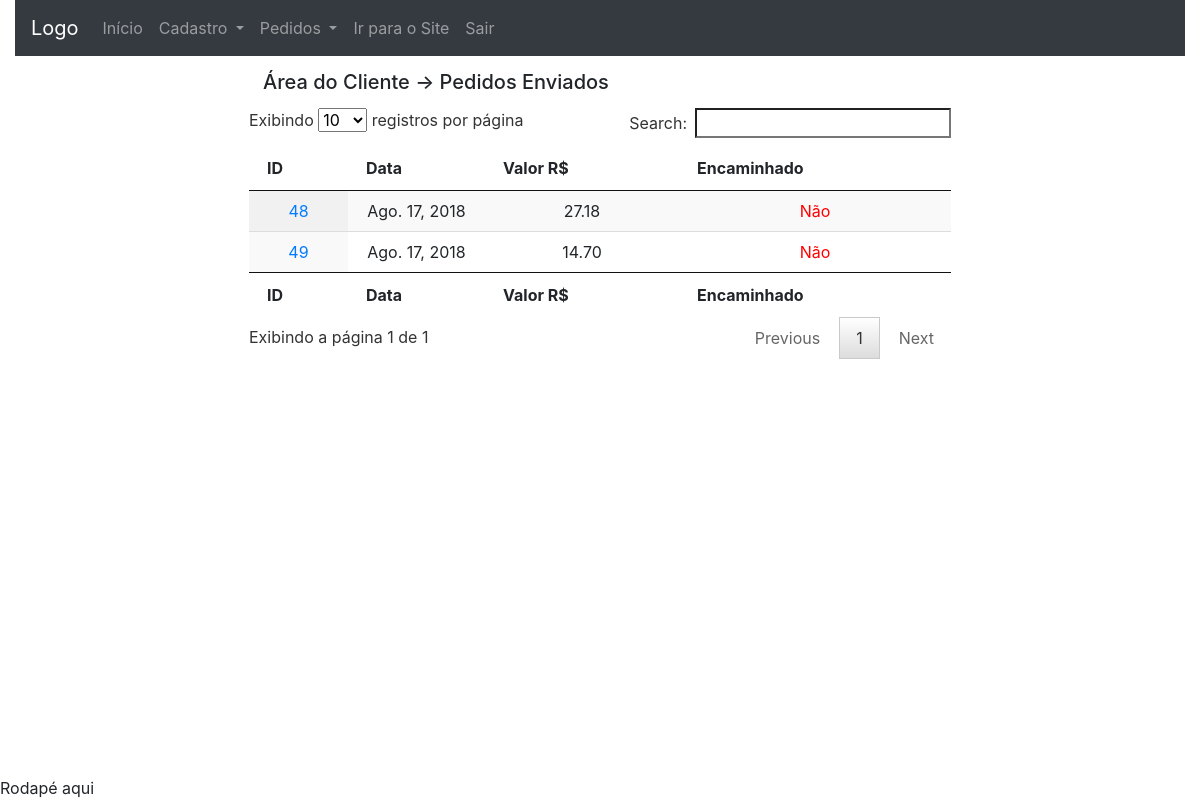
Before: /area_do_cliente/my_orders/ (signed in) with the older database file.
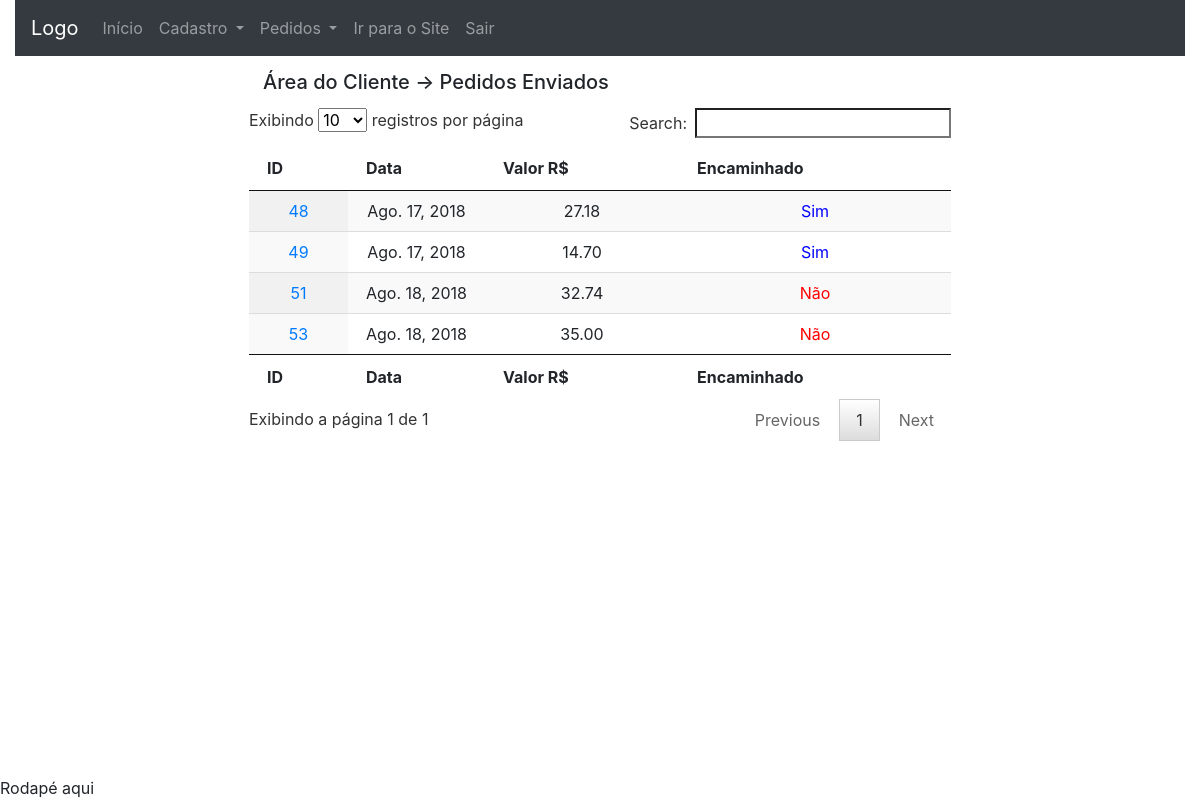
After: the same page with the newer database file.
### checkout/models.py (models this page shows, shortened)
class Order(models.Model):
	date = models.DateField(default=date.today, editable=False)
	value = models.DecimalField('Valor R$', max_digits=10,
		decimal_places=2, default=0)
	user = models.ForeignKey(User, on_delete=models.CASCADE,
		null=True, blank=True)
	delivery_address_is_the_same = models.BooleanField(
		verbose_name='Entregar no endereço cadastrado',
		default=True,
		blank=True)
	logradouro = models.CharField('Rua/Avenida', max_length=100,
		null=True, blank=True, default='')
	numero = models.CharField('Número', max_length=100,
		null=True, blank=True, default='')
	cep = models.CharField('CEP', max_length=10, null=True,
		blank=True, default='')
	complemento = models.CharField('Complamento', max_length=100,
		null=True, blank=True, default='')
	bairro = models.CharField('Bairro', max_length=100, null=True,
		blank=True, default='')
	cidade = models.CharField('Cidade', max_length=100, null=True,
		blank=True, default='')
	estado = models.CharField('Estado', max_length=100, null=True,
		blank=True, default='')
	transaction_id = models.CharField('ID da transação', max_length=100,
		null=True, blank=True)
	status_order = models.CharField('Status do Pedido', max_length=10,
		choices=STATUS_ORDER, default='A')
	status_pg = models.CharField('Status PagSeguro', max_length=10,
		choices=STATUS_PAGSEGURO, null=True, blank=True)
	sended = models.BooleanField(
		verbose_name='Enviado',
		default=False,
		blank=True)
	forwarded = models.BooleanField(
		verbose_name='Encaminhado',
		default=False,
		blank=True)
	class Meta:
		verbose_name = 'Pedido'
		verbose_name_plural = 'Pedidos'
		ordering = ['date']
	objects = models.Manager() # The default manager.
	orderManager = OrderManager()

### dashboard_client/views.py (the view)
# urls.py: path('my_orders/', views.my_orders,
@login_required
def my_orders(request):
	sended_orders = Order.objects.filter(user__id=request.user.id)
	context = {
		'sended_orders': sended_orders,
	}
	return render(request, 'dashboard_client/my_orders.html',
		context)

### dashboard_client/templatetags/dc_tags.py (called while the page is built)
@register.simple_tag
def forwarded(value):
	if value:
		return "Sim"
	else:
		return "Não"

### dashboard_client/templates/dashboard_client/my_orders.html (shortened to what this page needs)
{% extends 'dashboard_client/base.html' %}
{% load widget_tweaks %}
{% load dc_tags %}
{% block conteudo %}
<div class="panel panel-default table-two-column panel-large">
	{% block dashboard_title %}
	<div class="panel-heading" style="margin: 2%;">
		<h5>Área do Cliente -> Pedidos Enviados </h5>
	</div>
	{% endblock %}
	<div class="panel-body">
		 <table id="table" class="display" cellspacing="0"
		        width="100%">
		    <thead>
		      <tr>
		        <th>ID</th>
		        <th>Data</th>
		        <th>Valor R$</th>
		        <th>Encaminhado</th>
		      </tr>
		    </thead>
		    <tfoot>
		      <tr>
		        <th>ID</th>
		        <th>Data</th>
		        <th>Valor R$</th>
		        <th>Encaminhado</th>
		      </tr>
		    </tfoot>
		    <tbody>
				{% for order in sended_orders %}
				<tr>
					<td style="text-align: center;">
						<a href="{% url 'dashboard_client:order_detail' order.id %}"
						title="Detalhes do pedido">
					  	{{ order.id }}
						</a>
					</td>
					<td style="text-align: center;">
						{{ order.date }}
					</td>
					<td style="text-align: center;">
						{{ order.value }}
					</td>
					<td style="text-align: center;
					{% if order.forwarded %} color: blue
					{% else %}color: red{% endif %}">
						{% forwarded order.forwarded %}
					</td>
				</tr>
				{% endfor %}
		    </tbody>
		  </table>
	</div>
</div>
{% endblock %}

Changed rows visible on the page:
changed Order id 48: forwarded "Não" → "Sim"
changed Order id 49: forwarded "Não" → "Sim"
added Order: id "51", date "Ago. 18, 2018", value "32.74", forwarded "Não"
added Order: id "53", date "Ago. 18, 2018", value "35.00", forwarded "Não"
